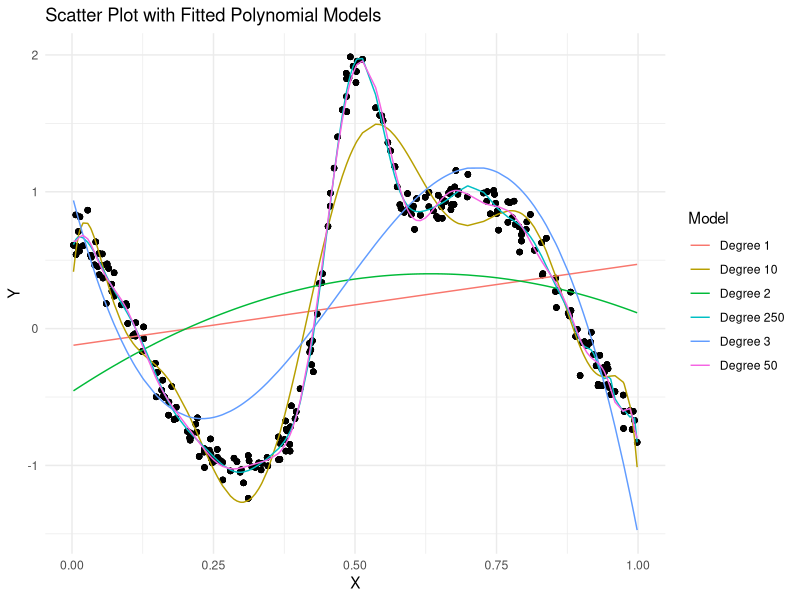
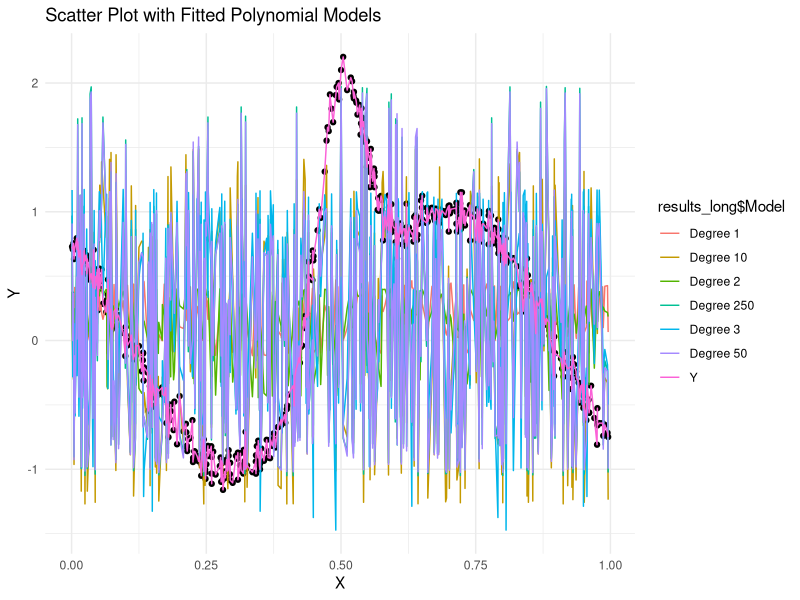

The R source for these figures, in order:
sim_Train <- runif(250, 0, 1987200)
X_Train <- sim_Train / 1987200
Y_Train <- sin(2*(4*X_Train - 2)) + 2*exp(-(16)^2*(X_Train-0.5)^2) + rnorm(250, 0, (0.3)^2)

library(ggplot2)
df_train <- data.frame(Y_Train, X_Train)
colnames(df_train) <- c("Y", "X")
# Function to fit a polynomial model and return the fitted values
fit_polynomial_model <- function(degree, data) {
       poly_terms <- poly(data$X, degree, raw = TRUE)
       model <- lm(Y ~ poly_terms, data = data)
       fitted_values <- predict(model, newdata = data)
       return(fitted_values)
   }
# Create a data frame to store results
results <- data.frame(X = df_train$X, Y = df_train$Y)
# Specify degrees for the polynomial models
degrees <- c(1, 2, 3, 10, 50, 250)

for (degree in degrees) {
       results[paste("Degree", degree)] <- fit_polynomial_model(degree, df_train)
}

results_long <- tidyr::gather(results, key = "Model", value = "FittedValues", -X, -Y)

# Create the scatter plot with fitted polynomial models
ggplot(results_long, aes(x = X, y = Y)) +
       geom_point() +
       geom_line(aes(y = FittedValues, color = Model)) +
       labs(title = "Scatter Plot with Fitted Polynomial Models",
                      x = "X",
                      y = "Y") +
       theme_minimal()


# Adding Test data
sim_Test <- runif(500, 0, 1987200)
X_Test <- sim_Test / 1987200
Y_Test <- sin(2*(4*X_Test - 2)) + 2*exp(-(16)^2*(X_Test-0.5)^2) + rnorm(500, 0, (0.3)^2)

df_test <- data.frame(Y_Test, X_Test)
colnames(df_test) <- c("Y", "X")

# Function to fit a polynomial model and return the fitted values
fit_polynomial_model <- function(degree, train, test) {
  # Fit the model using the training data
  poly_terms_train <- poly(train$X, degree, raw = TRUE)
  model <- lm(Y ~ poly_terms_train, data = train)
  
  # Create polynomial terms for the test data
  poly_terms_test <- poly(test$X, degree, raw = TRUE)
  
  # Make predictions using the model and the polynomial terms of the test data
  fitted_values <- predict(model, newdata = poly_terms_test)
  
  mse <- mean((fitted_values - test$Y)^2)
  
  return(list(FittedValues = fitted_values, MSE = mse))
}


# Create a data frame to store results
results_test <- data.frame(X = df_test$X, Y = df_test$Y)

# Specify degrees for the polynomial models
degrees <- c(1, 2, 3, 10, 50, 250)

# Loop through each degree, fit the model, and store fitted values in the results data frame
for (degree in degrees) {
  model_results <- fit_polynomial_model(degree, df_train, df_test)
  results_test[paste("Degree", degree)] <- model_results$FittedValues
  
  # Print MSE for each model
  cat(sprintf("Degree %d MSE: %.4f\n", degree, model_results$MSE))
}

# Reshape the data for ggplot
results_long <- tidyr::gather(results_test, key = "Model", value = "FittedValues", -X)

# Create the scatter plot with fitted polynomial models
ggplot() +
  geom_point(data = df_test, aes(x = X, y = Y), color = "black") +
  geom_line(aes(x = results_long$X, y = results_long$FittedValues, color = results_long$Model)) +
  labs(title = "Scatter Plot with Fitted Polynomial Models",
       x = "X",
       y = "Y") +
  theme_minimal()

